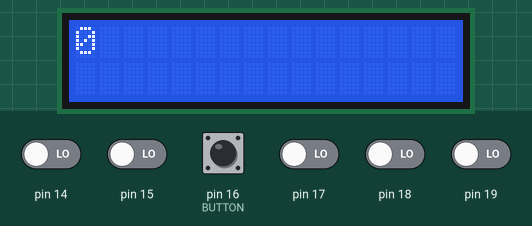
The sketch below on a simulated Arduino Uno, built with avr-gcc and run on an emulated ATmega328P. Shown: 16×2 character LCD. The inputs (shaded band) are chosen by the test bench; at power-on: pin 16 (BUTTON) HIGH, pin 14, pin 15, pin 17–19 LOW. What the sketch prints to the serial monitor is not drawn.

Above: at 1.2 s.
1.3 s: pin 16 (BUTTON) pulled LOW for 0.15 s
At 1.9 s:
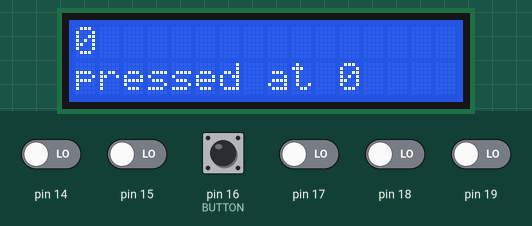
Timing chart, 0 to 4.3 s (numbered marks = the images above; inputs shaded):
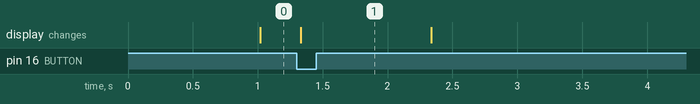

Measured:
- after the input at 1.3 s, the display: changes at once (image 1)

The sketch:

rotary_encoder_int_1.ino
```cpp
#include <util/atomic.h>

#include <Wire.h>
#include <LiquidTWI2.h>

#define ENC_CTL  DDRC  //encoder port control
#define ENC_WR  PORTC //encoder port write
#define ENC_RD  PINC  //encoder port read
#define ENC_A 0
#define ENC_B 1

#define BUTTON PC2
uint8_t pressed[] = {0};
uint8_t released[] = {1};
uint32_t millis_pressed[] = {0};
uint32_t millis_released[] = {0};
#define countArr(number) sizeof(number)/sizeof(number[0])

volatile int8_t x = 0;
volatile boolean refresh = true;

char pressed_at[16];

LiquidTWI2 lcd(0x20);

boolean first = false;
boolean clear_once = true;

uint32_t time_pressed = 0;

void setup() {
  Serial.begin(9600);
  //ENC_WR |= (( 1<<ENC_A )|( 1<<ENC_B ));    //turn on pullups
  PCMSK1 |= (( 1 << PCINT8 ) | ( 1 << PCINT9 )); //enable encoder pins interrupt sources
  /* enable pin change interupts */
  PCICR |= ( 1 << PCIE1 );

  TCCR1A |= (1 << WGM10) | (1 << WGM11);
  TCCR1B = (1 << CS11) | (1 << CS10) | (1 << WGM12) | (1 << WGM13); // Normal port operation, 64 prescaller, Fast PWM OCRA
  OCR1A = 1250; //200Hz
  TIMSK1 = (1 << TOIE1);

  PORTC |= (1 << BUTTON); //BUTTON INPUT_PULLUP

  lcd.setMCPType(LTI_TYPE_MCP23008);

  lcd.begin(16, 2);
  lcd.clear();


}

void loop() {

  if (buttonPressed(0)) {
    pressed[0] = 0;
    time_pressed = millis();
    Serial.println("pressed");
  }

  if (refresh) {
    LCDclearLine(0);
    lcd.setCursor(0, 0);
    lcd.print(x);
    refresh = false;
  }

  if (millis() - time_pressed < 1000) {
    lcd.setCursor(0, 1);
    sprintf(pressed_at,"pressed at %d",x);
    lcd.print(pressed_at);
    clear_once = true;
  }
  else if(clear_once) {
    LCDclearLine(1);
    clear_once = false;
  }


}


/* encoder routine. Expects encoder with four state changes between detents */
/* and both pins open on detent */
ISR(PCINT1_vect)
{
  static uint8_t old_AB = 3;  //lookup table index
  static int8_t encval = 0;   //encoder value
  static const int8_t enc_states [] PROGMEM = {0, -1, 1, 0, 1, 0, 0, -1, -1, 0, 0, 1, 0, 1, -1, 0}; //encoder lookup table

  old_AB <<= 2; //remember previous state
  old_AB |= ( ENC_RD & 0x03 );
  encval += pgm_read_byte(&(enc_states[( old_AB & 0x0f )]));

  //on detent
  if ( encval > 3 ) { //four steps forward
    ++x;
    Serial.println(x);
    refresh = true;
    encval = 0;
  }
  else if ( encval < -3 ) { //four steps backwards
    --x;
    Serial.println(x);
    refresh = true;
    encval = 0;
  }

}

ISR(TIMER1_OVF_vect) {
  //every 5 ms check for debounce
  debouncePress();
}

void debouncePress() {

  volatile static uint8_t pins[] = {BUTTON};
  volatile uint8_t pinb_arr[] = {PINC};
  volatile static uint8_t isPushed[] = {0};
  volatile static uint8_t lastState[] = {0};
  volatile static uint8_t count[] = {0};

  for (uint8_t i = 0; i < countArr(pins); i++) {

    isPushed[i] = ( ( pinb_arr[i] & (1 << pins[i]) ) == 0);

    //check if button was pressed
    if (isPushed[i] && !lastState[i]) { // if pressed
      count[i]++;
      // if button has not bounce for 4 checks, the button is debounce and considered pressed
      if (count[i] >= 4) {
        lastState[i] = isPushed[i];
        pressed[i] = 1;
        released[i] = 0;
        millis_pressed[i] = millis();
        count[i] = 0;
      }
    }
    else if (!isPushed[i] && lastState[i]) { //if released
      lastState[i] = isPushed[i];
      millis_released[i] = millis();
      pressed[i] = 0;
      released[i] = 1;
      count[i] = 0;
    }
  }

}

boolean buttonPressed(uint8_t pin) {
  ATOMIC_BLOCK(ATOMIC_RESTORESTATE) {
    if (pressed[pin]) {
      return true;
    }

    return false;
  }
}


void LCDclearLine(uint8_t i) {
  lcd.setCursor(0, i);
  lcd.print("                ");
}
```
